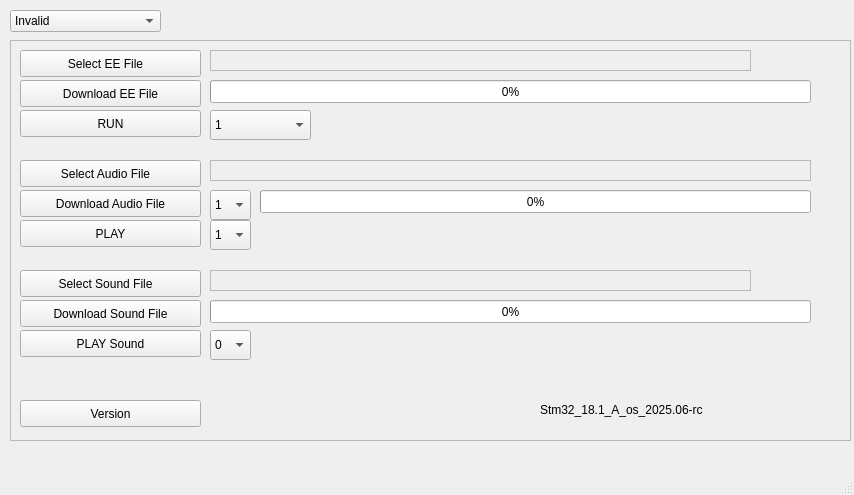
<?xml version="1.0" encoding="UTF-8"?>
<ui version="4.0">
 <class>Nevol_DwTool</class>
 <widget class="QMainWindow" name="Nevol_DwTool">
  <property name="geometry">
   <rect>
    <x>0</x>
    <y>0</y>
    <width>854</width>
    <height>495</height>
   </rect>
  </property>
  <property name="windowTitle">
   <string>Nevol_DwTool</string>
  </property>
  <widget class="QWidget" name="centralwidget">
   <widget class="QComboBox" name="Port_comboBox">
    <property name="geometry">
     <rect>
      <x>10</x>
      <y>10</y>
      <width>151</width>
      <height>22</height>
     </rect>
    </property>
    <property name="currentText">
     <string>Invalid</string>
    </property>
    <item>
     <property name="text">
      <string>Invalid</string>
     </property>
    </item>
    <item>
     <property name="text">
      <string>/dev/ttyACM0</string>
     </property>
    </item>
    <item>
     <property name="text">
      <string>/dev/ttyACM1</string>
     </property>
    </item>
    <item>
     <property name="text">
      <string>/dev/ttyUSB0</string>
     </property>
    </item>
    <item>
     <property name="text">
      <string>/dev/ttyUSB1</string>
     </property>
    </item>
    <item>
     <property name="text">
      <string>COM1</string>
     </property>
    </item>
    <item>
     <property name="text">
      <string>COM2</string>
     </property>
    </item>
    <item>
     <property name="text">
      <string>COM3</string>
     </property>
    </item>
    <item>
     <property name="text">
      <string>COM4</string>
     </property>
    </item>
    <item>
     <property name="text">
      <string>COM5</string>
     </property>
    </item>
    <item>
     <property name="text">
      <string>COM6</string>
     </property>
    </item>
    <item>
     <property name="text">
      <string>COM7</string>
     </property>
    </item>
    <item>
     <property name="text">
      <string>COM8</string>
     </property>
    </item>
    <item>
     <property name="text">
      <string>COM9</string>
     </property>
    </item>
    <item>
     <property name="text">
      <string>COM10</string>
     </property>
    </item>
   </widget>
   <widget class="QLabel" name="Comm_label">
    <property name="geometry">
     <rect>
      <x>170</x>
      <y>10</y>
      <width>22</width>
      <height>22</height>
     </rect>
    </property>
    <property name="text">
     <string/>
    </property>
    <property name="pixmap">
     <pixmap resource="Nevol_DwTool.qrc">:/ledred.png</pixmap>
    </property>
    <property name="scaledContents">
     <bool>true</bool>
    </property>
   </widget>
   <widget class="QFrame" name="frame">
    <property name="geometry">
     <rect>
      <x>10</x>
      <y>40</y>
      <width>841</width>
      <height>401</height>
     </rect>
    </property>
    <property name="frameShape">
     <enum>QFrame::StyledPanel</enum>
    </property>
    <property name="frameShadow">
     <enum>QFrame::Raised</enum>
    </property>
    <widget class="QComboBox" name="RunProgramNumber_comboBox">
     <property name="geometry">
      <rect>
       <x>200</x>
       <y>70</y>
       <width>101</width>
       <height>30</height>
      </rect>
     </property>
     <item>
      <property name="text">
       <string>1</string>
      </property>
     </item>
     <item>
      <property name="text">
       <string>2</string>
      </property>
     </item>
     <item>
      <property name="text">
       <string>3</string>
      </property>
     </item>
     <item>
      <property name="text">
       <string>4</string>
      </property>
     </item>
     <item>
      <property name="text">
       <string>5</string>
      </property>
     </item>
     <item>
      <property name="text">
       <string>6</string>
      </property>
     </item>
     <item>
      <property name="text">
       <string>7</string>
      </property>
     </item>
     <item>
      <property name="text">
       <string>8</string>
      </property>
     </item>
     <item>
      <property name="text">
       <string>Diag</string>
      </property>
     </item>
    </widget>
    <widget class="QPushButton" name="Run_pushButton">
     <property name="geometry">
      <rect>
       <x>10</x>
       <y>70</y>
       <width>181</width>
       <height>27</height>
      </rect>
     </property>
     <property name="text">
      <string>RUN</string>
     </property>
    </widget>
    <widget class="QLabel" name="FlashingEE_label">
     <property name="geometry">
      <rect>
       <x>810</x>
       <y>40</y>
       <width>22</width>
       <height>22</height>
      </rect>
     </property>
     <property name="text">
      <string/>
     </property>
     <property name="pixmap">
      <pixmap resource="Nevol_DwTool.qrc">:/ledgreen.png</pixmap>
     </property>
     <property name="scaledContents">
      <bool>true</bool>
     </property>
    </widget>
    <widget class="QPushButton" name="DownloadEEFile_pushButton">
     <property name="geometry">
      <rect>
       <x>10</x>
       <y>40</y>
       <width>181</width>
       <height>27</height>
      </rect>
     </property>
     <property name="text">
      <string>Download EE File</string>
     </property>
    </widget>
    <widget class="QPushButton" name="SelectEEFile_pushButton">
     <property name="geometry">
      <rect>
       <x>10</x>
       <y>10</y>
       <width>181</width>
       <height>27</height>
      </rect>
     </property>
     <property name="text">
      <string>Select EE File   </string>
     </property>
    </widget>
    <widget class="QLabel" name="RXEE_label">
     <property name="enabled">
      <bool>true</bool>
     </property>
     <property name="geometry">
      <rect>
       <x>810</x>
       <y>10</y>
       <width>22</width>
       <height>22</height>
      </rect>
     </property>
     <property name="text">
      <string/>
     </property>
     <property name="pixmap">
      <pixmap resource="Nevol_DwTool.qrc">:/ledred.png</pixmap>
     </property>
     <property name="scaledContents">
      <bool>true</bool>
     </property>
    </widget>
    <widget class="QLabel" name="label_FILE">
     <property name="geometry">
      <rect>
       <x>200</x>
       <y>10</y>
       <width>541</width>
       <height>21</height>
      </rect>
     </property>
     <property name="frameShape">
      <enum>QFrame::StyledPanel</enum>
     </property>
     <property name="frameShadow">
      <enum>QFrame::Sunken</enum>
     </property>
     <property name="text">
      <string/>
     </property>
    </widget>
    <widget class="QProgressBar" name="downloadEE_progressBar">
     <property name="geometry">
      <rect>
       <x>200</x>
       <y>40</y>
       <width>601</width>
       <height>23</height>
      </rect>
     </property>
     <property name="value">
      <number>0</number>
     </property>
    </widget>
    <widget class="QLabel" name="FlashingAudio_label">
     <property name="geometry">
      <rect>
       <x>810</x>
       <y>180</y>
       <width>22</width>
       <height>22</height>
      </rect>
     </property>
     <property name="text">
      <string/>
     </property>
     <property name="pixmap">
      <pixmap resource="Nevol_DwTool.qrc">:/ledgreen.png</pixmap>
     </property>
     <property name="scaledContents">
      <bool>true</bool>
     </property>
    </widget>
    <widget class="QProgressBar" name="downloadAudio_progressBar">
     <property name="geometry">
      <rect>
       <x>250</x>
       <y>150</y>
       <width>551</width>
       <height>23</height>
      </rect>
     </property>
     <property name="value">
      <number>0</number>
     </property>
    </widget>
    <widget class="QLabel" name="RXAudio_label">
     <property name="enabled">
      <bool>true</bool>
     </property>
     <property name="geometry">
      <rect>
       <x>810</x>
       <y>150</y>
       <width>22</width>
       <height>22</height>
      </rect>
     </property>
     <property name="text">
      <string/>
     </property>
     <property name="pixmap">
      <pixmap resource="Nevol_DwTool.qrc">:/ledred.png</pixmap>
     </property>
     <property name="scaledContents">
      <bool>true</bool>
     </property>
    </widget>
    <widget class="QLabel" name="label_AUDIO">
     <property name="geometry">
      <rect>
       <x>200</x>
       <y>120</y>
       <width>601</width>
       <height>21</height>
      </rect>
     </property>
     <property name="frameShape">
      <enum>QFrame::StyledPanel</enum>
     </property>
     <property name="frameShadow">
      <enum>QFrame::Sunken</enum>
     </property>
     <property name="text">
      <string/>
     </property>
    </widget>
    <widget class="QPushButton" name="DownloadAudioFile_pushButton">
     <property name="geometry">
      <rect>
       <x>10</x>
       <y>150</y>
       <width>181</width>
       <height>27</height>
      </rect>
     </property>
     <property name="text">
      <string>Download Audio File</string>
     </property>
    </widget>
    <widget class="QPushButton" name="SelectAudioFile_pushButton">
     <property name="geometry">
      <rect>
       <x>10</x>
       <y>120</y>
       <width>181</width>
       <height>27</height>
      </rect>
     </property>
     <property name="text">
      <string>Select Audio File   </string>
     </property>
    </widget>
    <widget class="QComboBox" name="AudioNumber_comboBox">
     <property name="geometry">
      <rect>
       <x>200</x>
       <y>150</y>
       <width>41</width>
       <height>30</height>
      </rect>
     </property>
     <item>
      <property name="text">
       <string>1</string>
      </property>
     </item>
     <item>
      <property name="text">
       <string>2</string>
      </property>
     </item>
     <item>
      <property name="text">
       <string>3</string>
      </property>
     </item>
     <item>
      <property name="text">
       <string>4</string>
      </property>
     </item>
     <item>
      <property name="text">
       <string>5</string>
      </property>
     </item>
     <item>
      <property name="text">
       <string>6</string>
      </property>
     </item>
     <item>
      <property name="text">
       <string>7</string>
      </property>
     </item>
     <item>
      <property name="text">
       <string>8</string>
      </property>
     </item>
    </widget>
    <widget class="QPushButton" name="Play_pushButton">
     <property name="geometry">
      <rect>
       <x>10</x>
       <y>180</y>
       <width>181</width>
       <height>27</height>
      </rect>
     </property>
     <property name="text">
      <string>PLAY</string>
     </property>
    </widget>
    <widget class="QComboBox" name="PlayAudioNumber_comboBox">
     <property name="geometry">
      <rect>
       <x>200</x>
       <y>180</y>
       <width>41</width>
       <height>30</height>
      </rect>
     </property>
     <item>
      <property name="text">
       <string>1</string>
      </property>
     </item>
     <item>
      <property name="text">
       <string>2</string>
      </property>
     </item>
     <item>
      <property name="text">
       <string>3</string>
      </property>
     </item>
     <item>
      <property name="text">
       <string>4</string>
      </property>
     </item>
     <item>
      <property name="text">
       <string>5</string>
      </property>
     </item>
     <item>
      <property name="text">
       <string>6</string>
      </property>
     </item>
     <item>
      <property name="text">
       <string>7</string>
      </property>
     </item>
     <item>
      <property name="text">
       <string>8</string>
      </property>
     </item>
    </widget>
    <widget class="QPushButton" name="PlaySound_pushButton">
     <property name="geometry">
      <rect>
       <x>10</x>
       <y>290</y>
       <width>181</width>
       <height>27</height>
      </rect>
     </property>
     <property name="text">
      <string>PLAY Sound</string>
     </property>
    </widget>
    <widget class="QComboBox" name="PlaySoundNumber_comboBox">
     <property name="geometry">
      <rect>
       <x>200</x>
       <y>290</y>
       <width>41</width>
       <height>30</height>
      </rect>
     </property>
     <item>
      <property name="text">
       <string>0</string>
      </property>
     </item>
     <item>
      <property name="text">
       <string>1</string>
      </property>
     </item>
     <item>
      <property name="text">
       <string>2</string>
      </property>
     </item>
     <item>
      <property name="text">
       <string>3</string>
      </property>
     </item>
     <item>
      <property name="text">
       <string>4</string>
      </property>
     </item>
     <item>
      <property name="text">
       <string>5</string>
      </property>
     </item>
     <item>
      <property name="text">
       <string>6</string>
      </property>
     </item>
     <item>
      <property name="text">
       <string>7</string>
      </property>
     </item>
     <item>
      <property name="text">
       <string>8</string>
      </property>
     </item>
    </widget>
    <widget class="QLabel" name="PRGNUM_label">
     <property name="geometry">
      <rect>
       <x>750</x>
       <y>10</y>
       <width>51</width>
       <height>19</height>
      </rect>
     </property>
     <property name="text">
      <string/>
     </property>
    </widget>
    <widget class="QLabel" name="Version_label">
     <property name="geometry">
      <rect>
       <x>530</x>
       <y>360</y>
       <width>301</width>
       <height>19</height>
      </rect>
     </property>
     <property name="text">
      <string>Stm32_18.1_A_os_2025.06-rc</string>
     </property>
    </widget>
    <widget class="QPushButton" name="VersionSound_pushButton">
     <property name="geometry">
      <rect>
       <x>10</x>
       <y>360</y>
       <width>181</width>
       <height>27</height>
      </rect>
     </property>
     <property name="text">
      <string>Version</string>
     </property>
    </widget>
    <widget class="QPushButton" name="SelectSoundFile_pushButton">
     <property name="geometry">
      <rect>
       <x>10</x>
       <y>230</y>
       <width>181</width>
       <height>27</height>
      </rect>
     </property>
     <property name="text">
      <string>Select Sound File   </string>
     </property>
    </widget>
    <widget class="QPushButton" name="DownloadSoundFile_pushButton">
     <property name="geometry">
      <rect>
       <x>10</x>
       <y>260</y>
       <width>181</width>
       <height>27</height>
      </rect>
     </property>
     <property name="text">
      <string>Download Sound File</string>
     </property>
    </widget>
    <widget class="QLabel" name="RXSound_label">
     <property name="enabled">
      <bool>true</bool>
     </property>
     <property name="geometry">
      <rect>
       <x>810</x>
       <y>260</y>
       <width>22</width>
       <height>22</height>
      </rect>
     </property>
     <property name="text">
      <string/>
     </property>
     <property name="pixmap">
      <pixmap resource="Nevol_DwTool.qrc">:/ledred.png</pixmap>
     </property>
     <property name="scaledContents">
      <bool>true</bool>
     </property>
    </widget>
    <widget class="QProgressBar" name="downloadSound_progressBar">
     <property name="geometry">
      <rect>
       <x>200</x>
       <y>260</y>
       <width>601</width>
       <height>23</height>
      </rect>
     </property>
     <property name="value">
      <number>0</number>
     </property>
    </widget>
    <widget class="QLabel" name="label_SOUND_FILE">
     <property name="geometry">
      <rect>
       <x>200</x>
       <y>230</y>
       <width>541</width>
       <height>21</height>
      </rect>
     </property>
     <property name="frameShape">
      <enum>QFrame::StyledPanel</enum>
     </property>
     <property name="frameShadow">
      <enum>QFrame::Sunken</enum>
     </property>
     <property name="text">
      <string/>
     </property>
    </widget>
    <widget class="QLabel" name="SEQNUM_label">
     <property name="geometry">
      <rect>
       <x>750</x>
       <y>230</y>
       <width>51</width>
       <height>19</height>
      </rect>
     </property>
     <property name="text">
      <string/>
     </property>
    </widget>
   </widget>
  </widget>
  <widget class="QMenuBar" name="menubar">
   <property name="geometry">
    <rect>
     <x>0</x>
     <y>0</y>
     <width>854</width>
     <height>24</height>
    </rect>
   </property>
  </widget>
  <widget class="QStatusBar" name="statusbar"/>
 </widget>
 <resources>
  <include location="Nevol_DwTool.qrc"/>
 </resources>
 <connections/>
</ui>
